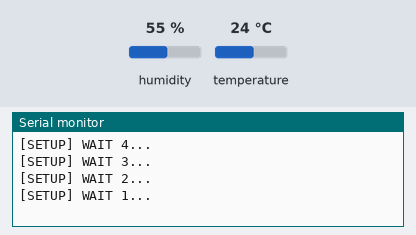
Recording of a sketch running on a simulated ESP8266 (NodeMCU). Shown: the last lines printed to the serial monitor. The test bench sets the inputs (shaded band); at power-on: humidity 55 %, temperature 24 °C. WiFi joins after 1.5 s; servers stay silent unless stated; uploads are accepted with an empty reply.

Above: at 5.2 s.
5.3 s: humidity set to 22 %
At 7.67 s:
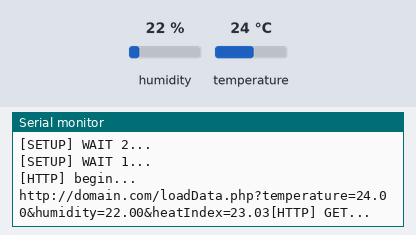
At 9.1 s:
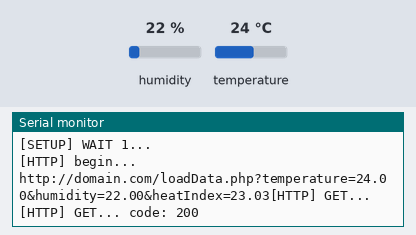
Timing chart, 0 to 10.6 s (numbered marks = the images above; inputs shaded):
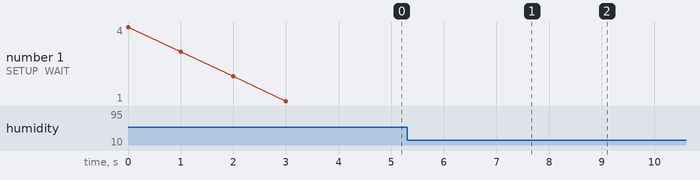

The sketch:

weatherStation.ino
```cpp
#include "DHTesp.h"
//#include <Arduino.h>
#include <ESP8266WiFi.h>
#include <ESP8266WiFiMulti.h>
#include <ESP8266HTTPClient.h>

ESP8266WiFiMulti WiFiMulti;
DHTesp dht;
float humidity;
float temperature;
float heatIndex;
char url[500];

void setup()
{
    Serial.begin(115200);
    //Serial.setDebugOutput(true);

    Serial.println();
    Serial.println();
    Serial.println();

    for(uint8_t t = 4; t > 0; t--) {
        Serial.printf("[SETUP] WAIT %d...\n", t);
        Serial.flush();
        delay(1000);
    }

    WiFi.mode(WIFI_STA);
    WiFiMulti.addAP("Name", "Pass");

    dht.setup(5); //DC01 = PIN 5
}

void loop()
{
    delay(dht.getMinimumSamplingPeriod());

    humidity = dht.getHumidity();
    temperature = dht.getTemperature();
    heatIndex = dht.computeHeatIndex(temperature, humidity, false);

    if((WiFiMulti.run() == WL_CONNECTED))
    {
        HTTPClient http;

        Serial.print("[HTTP] begin...\n");
        sprintf(url, "http://domain.com/loadData.php?temperature=%.2f&humidity=%.2f&heatIndex=%.2f", temperature,humidity,heatIndex);
        Serial.print(url);

        http.begin(url);

        Serial.print("[HTTP] GET...\n");
        int httpCode = http.GET();

        if(httpCode > 0)
        {
            Serial.printf("[HTTP] GET... code: %d\n", httpCode);

            if(httpCode == HTTP_CODE_OK)
            {
                String payload = http.getString();
                Serial.println(payload);
            }
        }
        else
        {
            Serial.printf("[HTTP] GET... failed, error: %s\n", http.errorToString(httpCode).c_str());
        }

        http.end();
    }

    delay(60000-dht.getMinimumSamplingPeriod());
}
```

Measured:
- after the input at 5.3 s, the serial monitor: prints a new line after 2.2 s (image 1)
